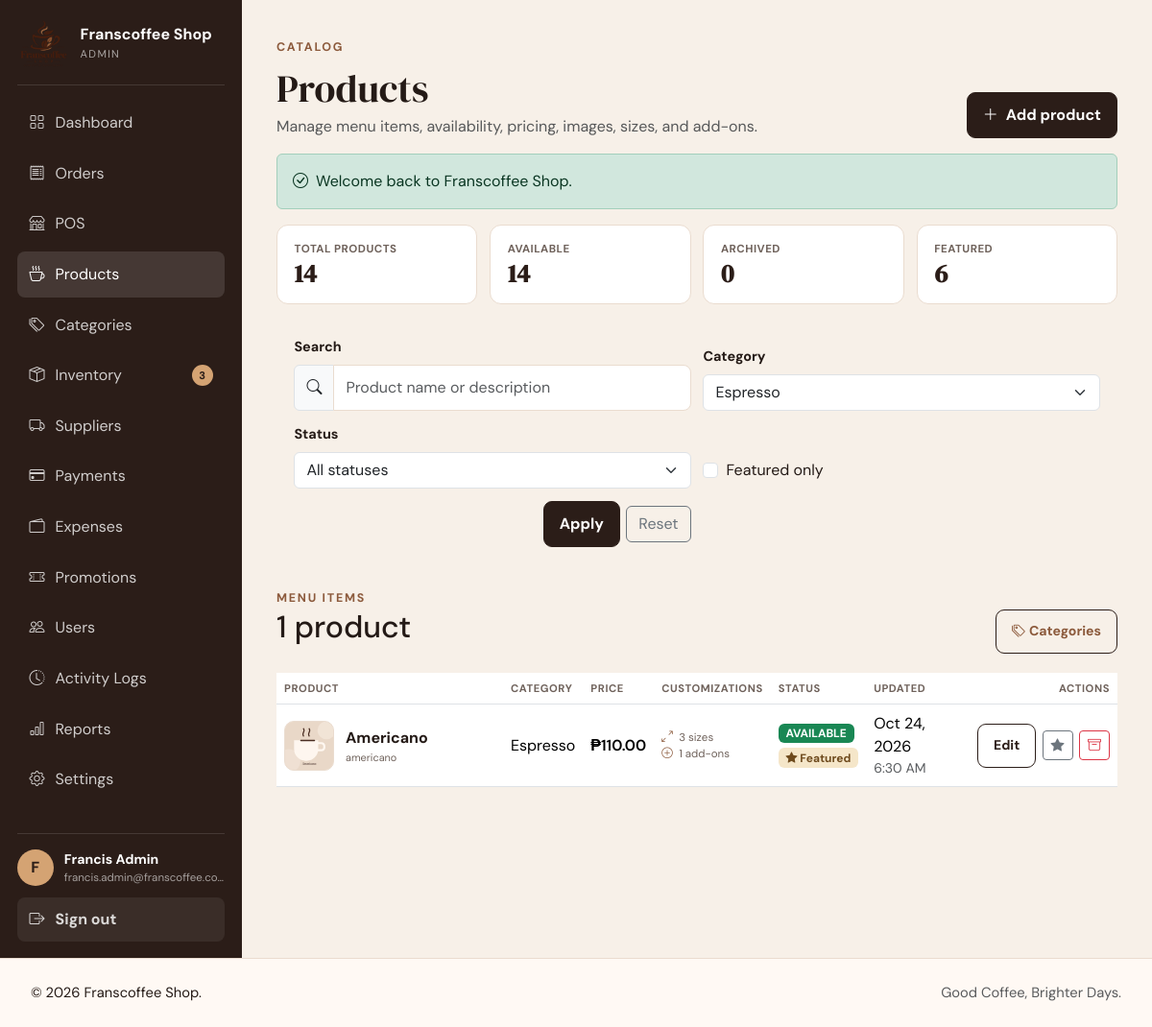
Screenshot of /admin/products.php?category_id=1 (signed in) with the database file from the repository.
### tables this page shows
CREATE TABLE users (
    id BIGINT UNSIGNED AUTO_INCREMENT PRIMARY KEY,
    first_name VARCHAR(80) NOT NULL,
    last_name VARCHAR(80) NOT NULL,
    email VARCHAR(190) NOT NULL UNIQUE,
    phone VARCHAR(30) NULL,
    password_hash VARCHAR(255) NOT NULL,
    role ENUM('ADMIN','STAFF','CUSTOMER') NOT NULL DEFAULT 'CUSTOMER',
    status ENUM('ACTIVE','INACTIVE') NOT NULL DEFAULT 'ACTIVE',
    email_verified_at DATETIME NULL,
    last_login_at DATETIME NULL,
    created_at DATETIME NOT NULL DEFAULT CURRENT_TIMESTAMP,
    updated_at DATETIME NOT NULL DEFAULT CURRENT_TIMESTAMP ON UPDATE CURRENT_TIMESTAMP,
    INDEX idx_users_role_status (role, status)
);

CREATE TABLE products (
    id BIGINT UNSIGNED AUTO_INCREMENT PRIMARY KEY,
    category_id BIGINT UNSIGNED NOT NULL,
    name VARCHAR(140) NOT NULL,
    slug VARCHAR(160) NOT NULL UNIQUE,
    description TEXT NULL,
    base_price DECIMAL(10,2) NOT NULL DEFAULT 0,
    image_path VARCHAR(255) NULL,
    prep_minutes SMALLINT UNSIGNED NOT NULL DEFAULT 10,
    is_featured TINYINT(1) NOT NULL DEFAULT 0,
    is_active TINYINT(1) NOT NULL DEFAULT 1,
    created_at DATETIME NOT NULL DEFAULT CURRENT_TIMESTAMP,
    updated_at DATETIME NOT NULL DEFAULT CURRENT_TIMESTAMP ON UPDATE CURRENT_TIMESTAMP,
    INDEX idx_products_category_active (category_id, is_active),
    CONSTRAINT fk_products_category FOREIGN KEY (category_id) REFERENCES categories(id)
);

CREATE TABLE categories (
    id BIGINT UNSIGNED AUTO_INCREMENT PRIMARY KEY,
    name VARCHAR(100) NOT NULL UNIQUE,
    slug VARCHAR(120) NOT NULL UNIQUE,
    sort_order INT NOT NULL DEFAULT 0,
    is_active TINYINT(1) NOT NULL DEFAULT 1,
    created_at DATETIME NOT NULL DEFAULT CURRENT_TIMESTAMP,
    updated_at DATETIME NOT NULL DEFAULT CURRENT_TIMESTAMP ON UPDATE CURRENT_TIMESTAMP
);

### admin/products.php (the view, shortened to what the rows shown need)
<?php
require_once __DIR__ . '/../includes/bootstrap.php';
$q=trim((string)($_GET['q']??''));
$categoryId=(int)($_GET['category_id']??0);
$status=strtoupper(trim((string)($_GET['status']??'ALL')));
$featured=!empty($_GET['featured']);
$products=admin_products(['q'=>$q,'category_id'=>$categoryId,'status'=>$status,'featured'=>$featured]);
require __DIR__.'/../includes/header.php';
?>
<div class="portal-shell"><?php require __DIR__.'/../includes/sidebar.php'; ?><main class="portal-main catalog-main">
<header class="portal-page-header"><div><h1 class="mt-2 mb-1">Products</h1></div></header>
<section class="portal-card mt-4">
<div class="panel-heading"><div><h2><?=count($products)?> product</h2></div></div>
<?php if(!$products):?><div class="empty-state compact"><i class="bi bi-cup-hot"></i><h3>No products found</h3><p>Try another filter or create a menu item.</p><a class="btn btn-coffee" href="<?=url('admin/product-form.php')?>">Add product</a></div><?php else:?>
<div class="table-responsive"><table class="table align-middle catalog-table mb-0"><thead><tr><th>Product</th><th>Category</th><th>Price</th><th>Customizations</th><th>Status</th><th>Updated</th><th class="text-end">Actions</th></tr></thead><tbody>
<?php foreach($products as $product):?><tr class="<?= (int)$product['is_active']!==1?'catalog-row-muted':'' ?>">
<td><div class="catalog-product-cell"><img src="<?=e(product_image_url($product))?>" alt=""><div><strong><?=e((string)$product['name'])?></strong><small><?=e((string)$product['slug'])?></small></div></div></td>
<td><span><?=e((string)$product['category_name'])?></span><?php if((int)$product['category_active']!==1):?><small class="text-danger d-block">Category disabled</small><?php endif;?></td>
<td class="fw-semibold"><?=money((float)$product['base_price'])?></td>
<td><span class="catalog-option-count"><i class="bi bi-arrows-angle-expand"></i><?= (int)$product['active_sizes'] ?> sizes</span><span class="catalog-option-count"><i class="bi bi-plus-circle"></i><?= (int)$product['active_addons'] ?> add-ons</span></td>
<td><div class="catalog-status-stack"><span class="badge <?= (int)$product['is_active']===1?'text-bg-success':'text-bg-secondary' ?>"><?= (int)$product['is_active']===1?'AVAILABLE':'ARCHIVED' ?></span><?php if((int)$product['is_featured']===1):?><span class="badge catalog-featured-badge"><i class="bi bi-star-fill"></i> Featured</span><?php endif;?></div></td>
<td><span><?=e(date('M j, Y',strtotime((string)$product['updated_at'])))?></span><small class="d-block text-muted"><?=e(date('g:i A',strtotime((string)$product['updated_at'])))?></small></td>
<td class="text-end"><div class="catalog-action-group"><a class="btn btn-sm btn-outline-coffee" href="<?=url('admin/product-form.php?id='.(int)$product['id'])?>">Edit</a><form method="post"><button class="btn btn-sm btn-outline-secondary" type="submit" title="Toggle featured"><i class="bi <?= (int)$product['is_featured']===1?'bi-star-fill':'bi-star' ?>"></i></button></form><form method="post"><button class="btn btn-sm <?= (int)$product['is_active']===1?'btn-outline-danger':'btn-outline-success' ?>" type="submit" data-confirm="<?= (int)$product['is_active']===1?'Archive this product? It will disappear from the storefront and POS.':'Make this product available again?' ?>"><i class="bi <?= (int)$product['is_active']===1?'bi-archive':'bi-arrow-counterclockwise' ?>"></i></button></form></div></td>
</tr><?php endforeach;?></tbody></table></div><?php endif;?>
</section>
</main></div>
<?php require __DIR__.'/../includes/footer.php'; ?>

### includes/sidebar.php (shortened to what the rows shown need)
<?php
$role = user_role() ?? 'GUEST';
$user = current_user();
$sidebarProfile = ($role === 'CUSTOMER' && function_exists('customer_profile')) ? customer_profile((int)($user['id'] ?? 0)) : null;
$sidebarAvatar = !empty($sidebarProfile['avatar_path']) ? url((string)$sidebarProfile['avatar_path']) : null;
$sidebarName = trim((string)($user['first_name'] ?? '') . ' ' . (string)($user['last_name'] ?? ''));
?>
<aside class="fc-sidebar d-none d-lg-flex">
    <div>
        <a class="sidebar-brand text-decoration-none text-white" href="<?= url(role_home((string)$role)) ?>">
            <div><strong><?= e(shop_setting('shop_name','Franscoffee Shop')) ?></strong><small><?= e($role) ?></small></div>
        </a>
    </div>
    <div class="sidebar-account">
        <div class="sidebar-user">
            <?php if ($sidebarAvatar): ?><img class="sidebar-avatar sidebar-avatar-image" src="<?= e($sidebarAvatar) ?>" alt="<?= e(($user['first_name'] ?? 'Customer') . ' profile photo') ?>"><?php else: ?><span class="sidebar-avatar"><?= e(strtoupper(substr((string) ($user['first_name'] ?? 'F'), 0, 1))) ?></span><?php endif; ?>
            <div><strong><?= e($sidebarName) ?></strong><small><?= e($user['email'] ?? '') ?></small></div>
        </div>
    </div>
</aside>

### rows the page displays
users: role "ADMIN", first_name "F", sidebarName "Francis Admin", email "francis.admin@franscoffee.co…"
products: image_path (picture), name "Americano", slug "americano", category.name "Espresso", base_price "₱110.00", active_sizes "3", active_addons "1", is_active "AVAILABLE", is_featured 1 (drawn), updated_at "Oct 24, 2026", updated_at "6:30 AM"

### other values shown
shop_setting('shop_name','Franscoffee Shop') "Franscoffee Shop"
$label "Dashboard"
$label "Orders"
$label "POS"
$label "Products"
$label "Categories"
$label "Inventory"
$count "3"
$label "Suppliers"
$label "Payments"
$label "Expenses"
$label "Promotions"
$label "Users"
$label "Activity Logs"
$label "Reports"
